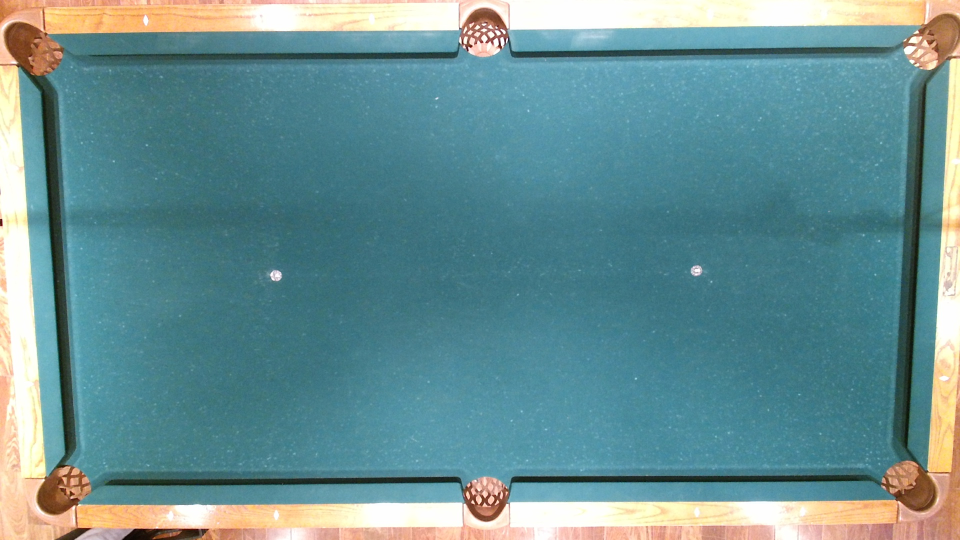
#> input picture Background_Color.jpg, 1920 x 1080 px (shown at 1/2 size)
$ python masked_background_stever.py   (older library calls are emulated)
#> lines starting #> are read from the running program, lines starting #| are printed output that depends on the picture; after the words box and inside, x2 and y2 are one past the last pixel; in counts of white or black regions, pixels touching at a corner belong together
import cv2
import numpy as np
import csv
import math
import copy

def detect_balls(background_file_name, file_name):

	background = cv2.imread(background_file_name)
	frame = cv2.imread(file_name)
	oframe = copy.copy(frame)

	#Background subtraction
	diff = cv2.absdiff(frame, background)
	cv2.imwrite("3OutputDiff.jpg", diff)

	#Threshold image
	min_radius = 50
	max_radius = 1000

	lower_blue = np.array([15, 15, 15])
	upper_blue = np.array([255, 255, 255])

	gray_frame = cv2.inRange(diff, lower_blue, upper_blue)

	cv2.imwrite("4OutputMask.jpg", gray_frame)

	gray_frame = cv2.medianBlur(gray_frame, 9)

	#Mask thresholded image with original image
	masked_frame = cv2.bitwise_and(frame, frame, mask = gray_frame)

	cv2.imwrite("5OutputMasked.jpg", masked_frame)

	#Convert image to grayscale
	gray_frame = cv2.cvtColor(masked_frame, cv2.COLOR_BGR2GRAY)
	gray_frame = cv2.medianBlur(gray_frame,3)
	cv2.imwrite("6OutputGray.jpg", gray_frame)

	#Detect circles
	balls = cv2.HoughCircles(gray_frame, cv2.cv.CV_HOUGH_GRADIENT, 5, minDist=40, param1=100, param2=70, minRadius=17, maxRadius=30)
	balls = np.round(balls[0, :]).astype("int")

	#Display detected balls
	ind = 1
	for (x, y, r) in balls:
		cv2.circle(frame, (x, y), r, (0, 255, 0), 4)

	cv2.imwrite("7DetectedBalls.jpg", frame)

	return (oframe, masked_frame, balls)


# [31 lines left out: function detect_color, not called in this run]


def find_white_ball(frame, balls):
	total_rgb=[]
	for (x, y, r) in balls:
		rgb_value = 0
		for a in range(x-r, x+r):
			for b in range(y-r, y+r):
				if((a-x)^2 + (b-y)^2 < r^2):
					rgb_value += frame[b,a,0]
					rgb_value += frame[b,a,1]
					rgb_value += frame[b,a,2]

		n = [rgb_value, x, y, r]
		total_rgb.append(n)

	total_rgb = np.array(total_rgb)
	total_rgb=total_rgb[np.argsort(total_rgb[:, 0])]

	(a, wx, wy, r) = total_rgb[len(balls)-1]
	# print(wx,wy)
	cv2.circle(frame, (wx, wy), r, (255, 0, 0), 4)
	cv2.imwrite("8OutputDetectWhite.jpg", frame)

	sort = [i[1:] for i in total_rgb]
	return sort[::-1]


def find_pool_table(frame, balls, ctl, cbr):

	pixl = cbr[0] - ctl[0]
	pixw = cbr[1] - ctl[1]

	pooll = 2.236
	poolw = 1.116

	l = pixl/pooll
	w = pixw/poolw


	# [14 lines of commented-out code are left out]
	cv2.rectangle(frame, ctl, cbr, (255, 0, 0), 4)
	nballs=[]

	for (x,y,r) in balls:
		if x<cbr[0] and x>ctl[0] and y<cbr[1] and y>ctl[1]:
			nballs.append((x,y,r))

	for i in range(len(nballs)):
		(x, y, r) = nballs[i]
		color= (0, 255, 0)
		# if i is 0:
		# 	color =  ( 255, 0, 0)
		cv2.circle(frame, (x, y), r, color, 4)
	#for (x, y, r) in shifted_coords:
	# 	cv2.circle(frame, int(x), int(y), int(r), (0, 255, 0), 4)

	return nballs


def shift(frame, balls, ctl, cbr):

	pixl = cbr[0] - ctl[0]
	pixw = cbr[1] - ctl[1]

	pooll = 2.236
	poolw = 1.116

	l = pixl/pooll
	w = pixw/poolw


	# [16 lines of commented-out code are left out]

	shifted_coords=[]
	for (x,y,r) in balls:
		if x<cbr[0] and x>ctl[0] and y<cbr[1] and y>ctl[1]:
			shifted_coords.append(((x-ctl[0])/l,(y-ctl[1])/w, r))

	# for (x, y, r) in shifted_coords:
	# 	cv2.circle(frame, int(x), int(y), int(r), (0, 255, 0), 4)

	#cv2.imwrite("DetectedBalls2.jpg", frame)

	return shifted_coords


# [59 lines left out: functions visualize, drawL, not called in this run]

def main():
	# [4 lines of commented-out code are left out]

	ctl = (105,103)
	# ctr = (1859,103)
	# cbl = (131,965)
	cbr = (1843,961)

	background_file_name = 'Background_Color.jpg'
	background = cv2.imread(background_file_name)
#> background is the input picture: shape (1080, 1920, 3); mean B, G, R 147.7, 144.1, 104.1
	file_name = 'StableOutput_Color3.jpg'
	(frame, masked_frame, balls) = detect_balls(background_file_name, file_name)
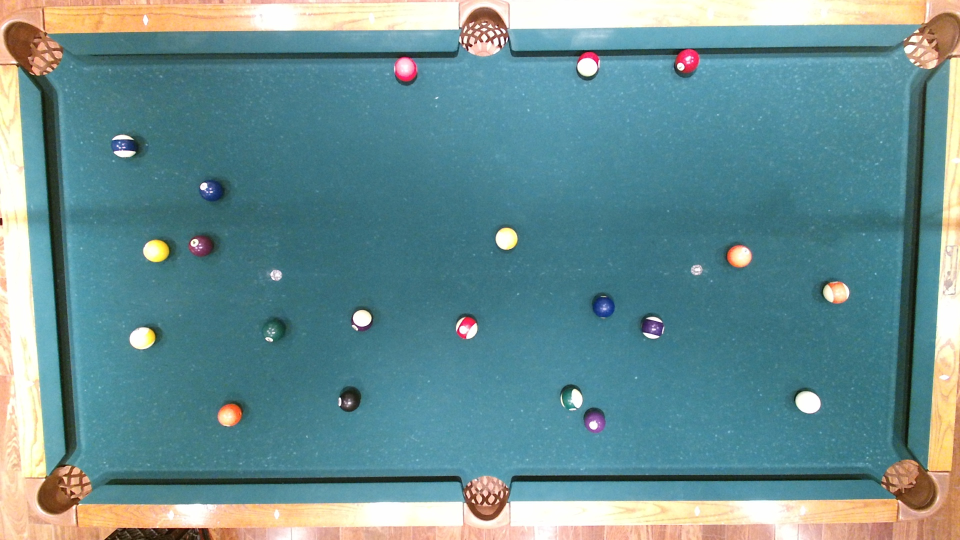
#> input picture StableOutput_Color3.jpg, 1920 x 1080 px (shown at 1/2 size)
#> in detect_balls, frame is the input picture: shape (1080, 1920, 3); mean B, G, R 146.7, 143, 105
#> in detect_balls, `diff = cv2.absdiff(frame, background)`:
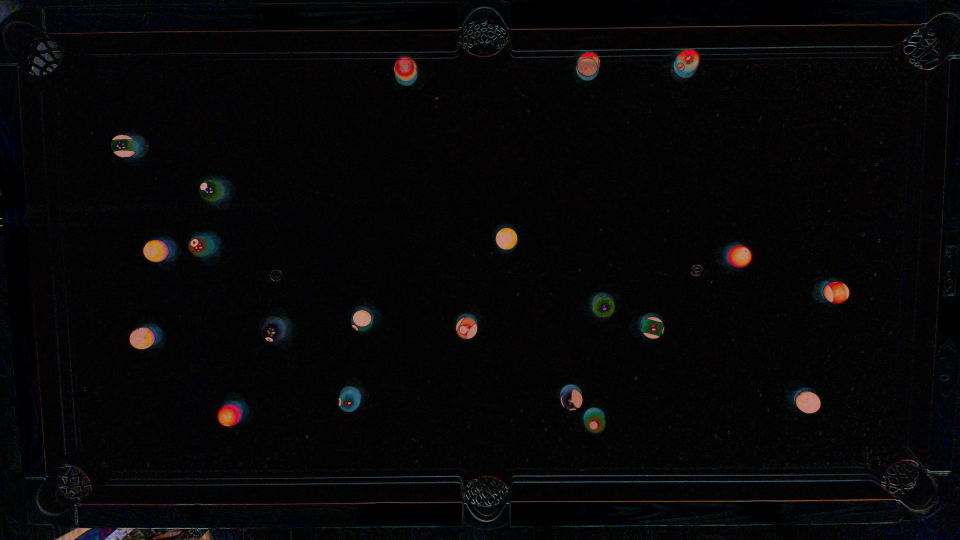
#> diff: shape (1080, 1920, 3) (shown at 1/2 size); mean B, G, R 6.9, 6.2, 6.8
#> in detect_balls, `gray_frame = cv2.inRange(diff, lower_blue, upper_blue)`:
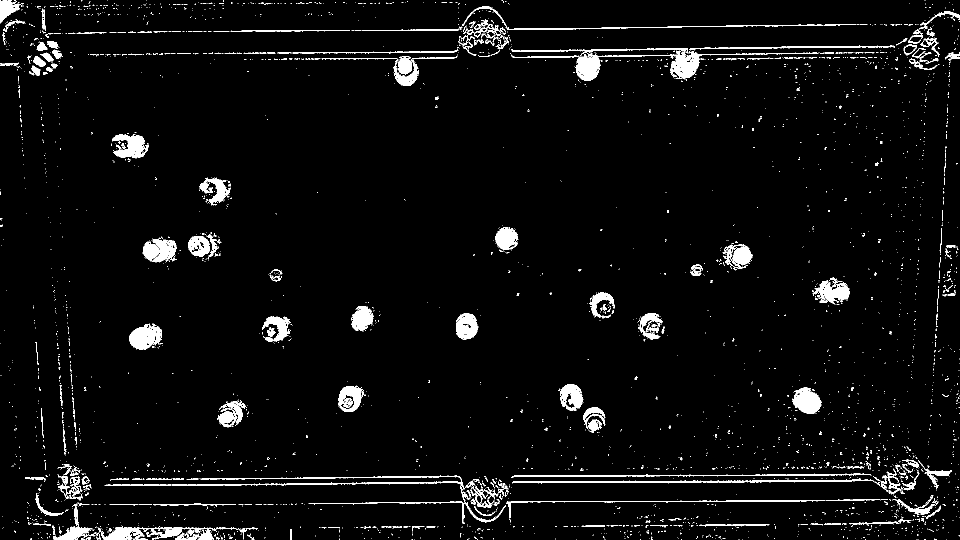
#> gray_frame: shape (1080, 1920) (shown at 1/2 size); 4% white; 3373 white regions (3087 under 20 px), largest, box (x1, y1, x2, y2) and area: (1022, 96, 1637, 162) 5905, (202, 1055, 432, 1080) 3256, (343, 951, 941, 1004) 2813
#> in detect_balls, `gray_frame = cv2.medianBlur(gray_frame, 9)`: gray_frame: shape (1080, 1920); 2.2% white; 124 white regions (52 under 20 px), largest, box (x1, y1, x2, y2) and area: (286, 479, 352, 524) 2341, (259, 651, 323, 699) 2338, (1341, 100, 1399, 157) 2261
#> in detect_balls, `masked_frame = cv2.bitwise_and(frame, frame, mask = gray_frame)`:
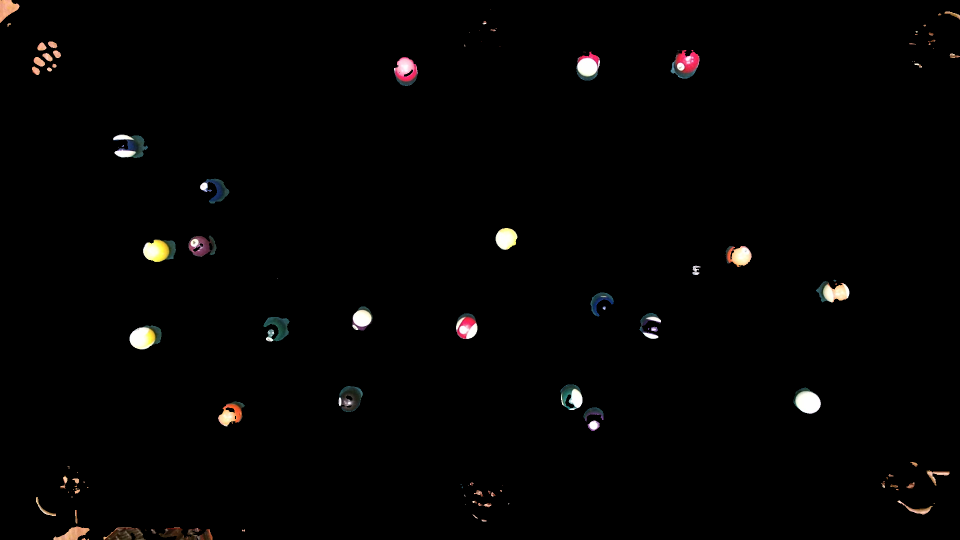
#> masked_frame: shape (1080, 1920, 3) (shown at 1/2 size); mean B, G, R 3, 3.2, 3.7
#> in detect_balls, `balls = cv2.HoughCircles(gray_frame, cv2.cv.CV_HOUGH_GRADIENT, 5, minD..`: balls = 32 rows, first 8: [1142.5, 797.5, 21.5], [552.5, 657.5, 21.5], [1012.5, 477.5, 20.5], [397.5, 492.5, 21.5], [702.5, 797.5, 20.5], [932.5, 652.5, 24], [1172.5, 132.5, 21.5], [282.5, 677.5, 21.5]
#> in detect_balls, `balls = np.round(balls[0, :]).astype("int")`: balls = 32 rows, first 8: [1142, 798, 22], [552, 658, 22], [1012, 478, 20], [398, 492, 22], [702, 798, 20], [932, 652, 24], [1172, 132, 22], [282, 678, 22]
#> the loop in detect_balls, `for (x, y, r) in balls:` made 32 passes
#> (x, y, r) on passes 1 to 12: (1142, 798, 22), (552, 658, 22), (1012, 478, 20), (398, 492, 22), (702, 798, 20), (932, 652, 24), (1172, 132, 22), (282, 678, 22), (812, 138, 22), (1668, 582, 22), (1188, 838, 22), (1612, 802, 22)
#> after the loop in detect_balls, `for (x, y, r) in balls:`:
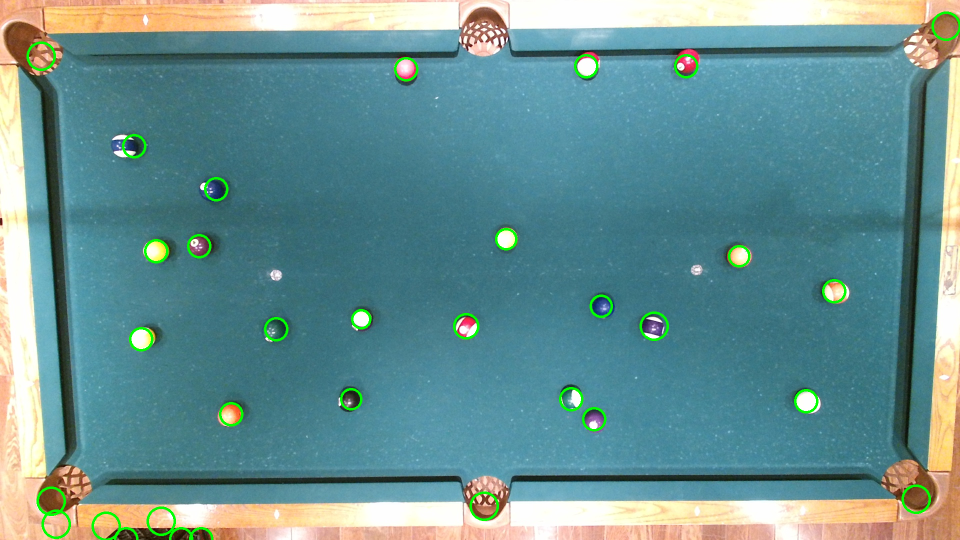
#> frame: shape (1080, 1920, 3) (shown at 1/2 size); 1.06% of pixels changed, all inside (x1, y1, x2, y2) = (53, 23, 1920, 1080)
	oframe = copy.copy(frame)

	nballs = find_pool_table(frame, balls, ctl, cbr)
#> in find_pool_table, `cv2.rectangle(frame, ctl, cbr, (255, 0, 0), 4)`:
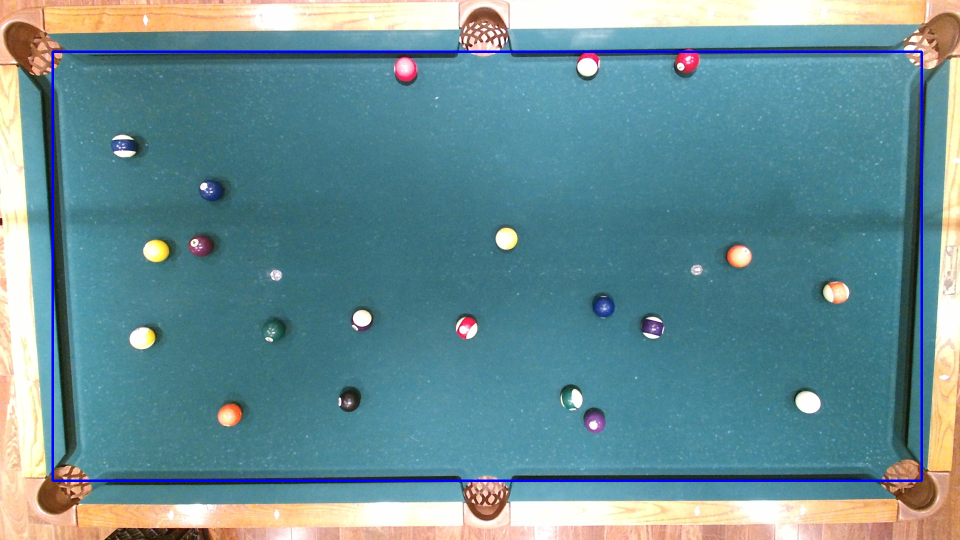
#> frame: shape (1080, 1920, 3) (shown at 1/2 size); 1.25% of pixels changed, all inside (x1, y1, x2, y2) = (103, 101, 1846, 964)
#> the loop in find_pool_table, `for (x,y,r) in balls:` made 32 passes
#> after the loop in find_pool_table, `for (x,y,r) in balls:`: nballs = 21 items, first 6: (1142, 798, 22), (552, 658, 22), (1012, 478, 20), (398, 492, 22), (702, 798, 20), (932, 652, 24)
#> the loop in find_pool_table, `for i in range(len(nballs)):` made 21 passes
#> after the loop in find_pool_table, `for i in range(len(nballs)):`:
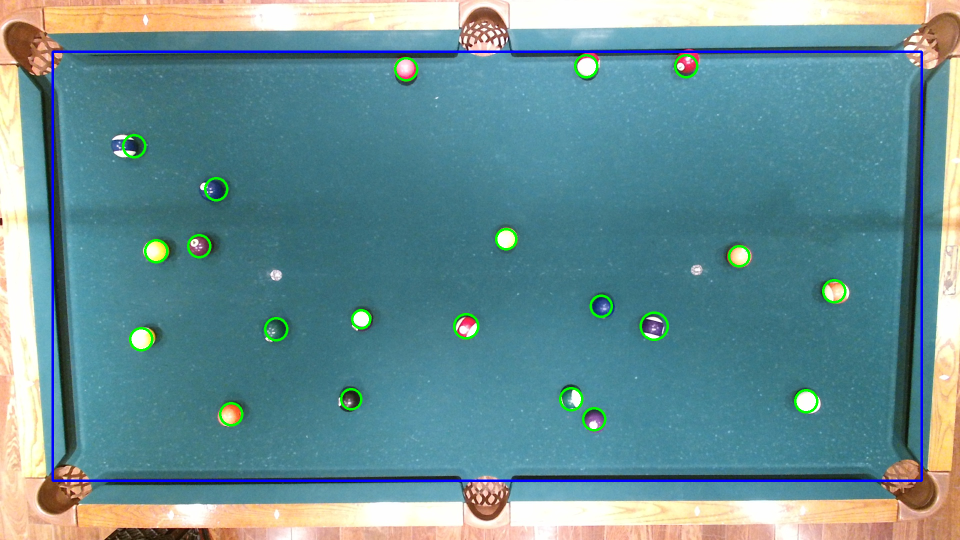
#> frame: shape (1080, 1920, 3) (shown at 1/2 size); 0.69% of pixels changed, all inside (x1, y1, x2, y2) = (244, 108, 1693, 863)

	nballs = find_white_ball(frame, nballs)
#> the loop in find_white_ball, `for (x, y, r) in balls:` made 21 passes
#> (x, y, r, n) on passes 1 to 12: (1142, 798, 22, [723651, 1142, 798, 22]), (552, 658, 22, [431934, 552, 658, 22]), (1012, 478, 20, [834512, 1012, 478, 20]), (398, 492, 22, [558879, 398, 492, 22]), (702, 798, 20, [312505, 702, 798, 20]), (932, 652, 24, [942653, 932, 652, 24]), (1172, 132, 22, [939794, 1172, 132, 22]), (282, 678, 22, [975052, 282, 678, 22]), (812, 138, 22, [829209, 812, 138, 22]), (1668, 582, 22, [858727, 1668, 582, 22]), (1188, 838, 22, [598804, 1188, 838, 22]), (1612, 802, 22, [990859, 1612, 802, 22])
#> after the loop in find_white_ball, `for (x, y, r) in balls:`: total_rgb = 21 items, first 6: [723651, 1142, 798, 22], [431934, 552, 658, 22], [834512, 1012, 478, 20], [558879, 398, 492, 22], [312505, 702, 798, 20], [942653, 932, 652, 24]
#> in find_white_ball, `total_rgb = np.array(total_rgb)`: total_rgb = 21 rows, first 6: [723651, 1142, 798, 22], [431934, 552, 658, 22], [834512, 1012, 478, 20], [558879, 398, 492, 22], [312505, 702, 798, 20], [942653, 932, 652, 24]
#> in find_white_ball, `total_rgb=total_rgb[np.argsort(total_rgb[:, 0])]`: total_rgb = 21 rows, first 6: [312505, 702, 798, 20], [380584, 432, 378, 22], [415829, 1202, 612, 21], [431934, 552, 658, 22], [457767, 268, 292, 22], [558879, 398, 492, 22]
#> in find_white_ball, `(a, wx, wy, r) = total_rgb[len(balls)-1]`: a = 990859; wx = 1612; wy = 802; r = 22
#> in find_white_ball, `cv2.circle(frame, (wx, wy), r, (255, 0, 0), 4)`: frame: shape (1080, 1920, 3); 0.03% of pixels changed, all inside (x1, y1, x2, y2) = (1588, 778, 1637, 827)
#> in find_white_ball, `sort = [i[1:] for i in total_rgb]`: sort = 21 items, first 6: [702, 798, 20], [432, 378, 22], [1202, 612, 21], [552, 658, 22], [268, 292, 22], [398, 492, 22]
#> nballs = 21 items, first 6: [1612, 802, 22], [282, 678, 22], [932, 652, 24], [1172, 132, 22], [1308, 652, 27], [312, 502, 22]
	shifted_coords = shift(frame, nballs, ctl, cbr)
#> the loop in shift, `for (x,y,r) in balls:` made 21 passes
#> after the loop in shift, `for (x,y,r) in balls:`: shifted_coords = 21 items, first 6: (1.94, 0.909, 22), (0.228, 0.748, 22), (1.06, 0.714, 24), (1.37, 0.0377, 22), (1.55, 0.714, 27), (0.266, 0.519, 22)

	# with open('OutputBalls.csv', 'wb') as f:
	# 	writer=csv.writer(f)
	# 	writer.writerows(nballs)

	with open('OutputShiftedCoords.csv', 'wb') as f:
		writer=csv.writer(f)
#> (the run stopped early here; a loop or call above may not have finished)
